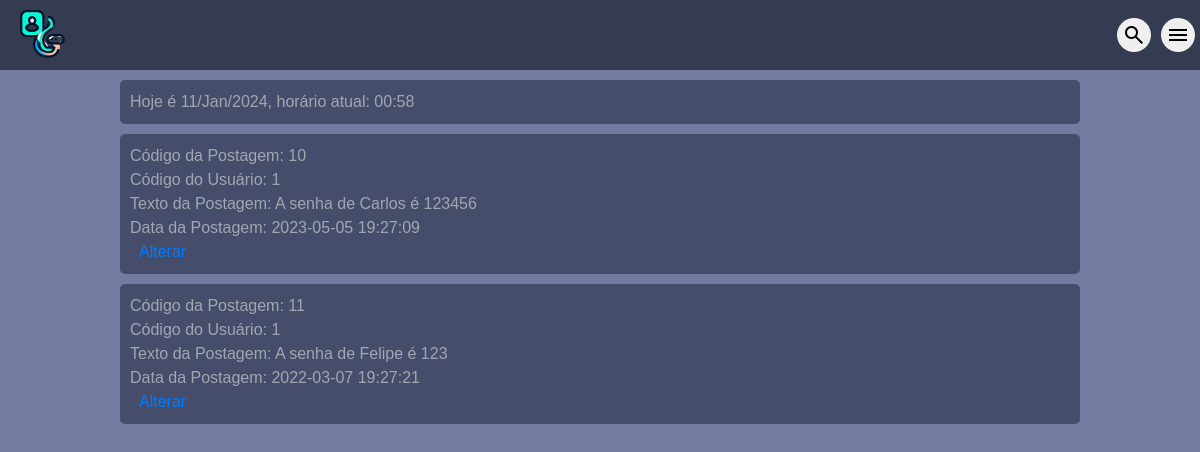
The app's page /alterar_postagens.php (signed in) with its own data.
### tables this page shows
CREATE TABLE `postagem` (
  `id_postagem` int(11) NOT NULL,
  `id_usuario` int(11) NOT NULL,
  `texto_postagem` varchar(140) NOT NULL,
  `data_inclusao` datetime DEFAULT current_timestamp()
);

### alterar_postagens.php (the view, shortened to what this page needs)
<!DOCTYPE html!>
<html lang="pt-br">
<head>
	<link rel="stylesheet" href="https://stackpath.bootstrapcdn.com/bootstrap/4.1.3/css/bootstrap.min.css">
	<link rel="stylesheet" type="text/css" href="css/estilo.css">
</head>
<body>
	<?php include "includes/menu-login.php" ?>
	<div id="div-area-principal">
		<div id="postagem" class="clear">
			<?php print"Hoje é ".date("d/M/Y").", horário atual: ".date("H:i");?>
		</div>
		<?php
		$id_usuario = $_SESSION['codigo'];
		$conexao = conecta_mysql();
		$sql = "SELECT * FROM postagem where id_usuario=$id_usuario
		order by data_inclusao desc";
		$resultado = mysqli_query($conexao,$sql);
		if($resultado){
			$mensagens = array();
			while($linha = mysqli_fetch_array($resultado,MYSQLI_ASSOC) ){
				$mensagens[] = $linha;
			}
			foreach ($mensagens as $mensagem) {
				print "<div id='postagem' class='clear tamanho-450'>";
				print "Código da Postagem: " .$mensagem["id_postagem"];
				print "<br>Código do Usuário: ".$mensagem["id_usuario"];
				print "<br>Texto da Postagem: ".$mensagem["texto_postagem"];
				print "<br>Data da Postagem: ".$mensagem["data_inclusao"];
				print "<br><a href='alterar_postagens_confirmar.php?id_postagem="
				.$mensagem["id_postagem"]."'>Alterar</a>";
				print"</div>";
			}
		}
		else{
			print "<script language='javascript'>alert('Erro na consulta')</script>";
		}
		?>
	</div>
</body>
</html>

### css/estilo.css (style rules this page uses)
* { margin: 0; padding: 0; }
body { font-size: 16px; font-family: "Trebuchet MS", Helvetica, sans-serif; background: #727ca0; color:#f4f4f488; }
#postagem { background: #454d6b; padding: 10px; margin-bottom: 10px; margin-top: 10px; border-radius: 5px; width: 100%; }
#div-area-principal { width: 100%; margin: 10px 10px 10px 0; }
#postagem { width: 80%; margin: 10px auto; }
a { text-decoration: none; padding: 9px; }
.clear { clear: both; }

### records on screen
postagem: id_postagem "10", id_usuario "1", texto_postagem "A senha de Carlos é 123456", data_inclusao "2023-05-05 19:27:09"
postagem: id_postagem "11", id_usuario "1", texto_postagem "A senha de Felipe é 123", data_inclusao "2022-03-07 19:27:21"
